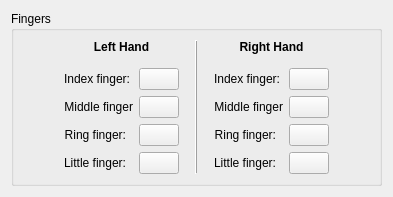
<?xml version="1.0" encoding="UTF-8"?>
<ui version="4.0">
 <class>ColorsConfigWidget</class>
 <widget class="QWidget" name="ColorsConfigWidget">
  <property name="geometry">
   <rect>
    <x>0</x>
    <y>0</y>
    <width>393</width>
    <height>192</height>
   </rect>
  </property>
  <property name="windowTitle">
   <string>Form</string>
  </property>
  <layout class="QVBoxLayout" name="verticalLayout_3">
   <item>
    <widget class="QGroupBox" name="fingersGroupBox">
     <property name="title">
      <string>Fingers</string>
     </property>
     <layout class="QHBoxLayout" name="horizontalLayout">
      <item>
       <spacer name="horizontalSpacer_6">
        <property name="orientation">
         <enum>Qt::Horizontal</enum>
        </property>
        <property name="sizeHint" stdset="0">
         <size>
          <width>0</width>
          <height>20</height>
         </size>
        </property>
       </spacer>
      </item>
      <item>
       <layout class="QVBoxLayout" name="verticalLayout">
        <item>
         <widget class="QLabel" name="leftHandLabel">
          <property name="font">
           <font>
            <weight>75</weight>
            <bold>true</bold>
           </font>
          </property>
          <property name="text">
           <string>Left Hand</string>
          </property>
          <property name="alignment">
           <set>Qt::AlignCenter</set>
          </property>
         </widget>
        </item>
        <item>
         <spacer name="verticalSpacer_2">
          <property name="orientation">
           <enum>Qt::Vertical</enum>
          </property>
          <property name="sizeType">
           <enum>QSizePolicy::Fixed</enum>
          </property>
          <property name="sizeHint" stdset="0">
           <size>
            <width>20</width>
            <height>8</height>
           </size>
          </property>
         </spacer>
        </item>
        <item>
         <layout class="QFormLayout" name="formLayout">
          <item row="0" column="0">
           <widget class="QLabel" name="fingerLabel3">
            <property name="text">
             <string>Index finger:</string>
            </property>
            <property name="alignment">
             <set>Qt::AlignRight|Qt::AlignTrailing|Qt::AlignVCenter</set>
            </property>
            <property name="buddy">
             <cstring>kcfg_FingerColor3</cstring>
            </property>
           </widget>
          </item>
          <item row="0" column="1">
           <widget class="KColorButton" name="kcfg_FingerColor3"/>
          </item>
          <item row="1" column="0">
           <widget class="QLabel" name="fingerLabel2">
            <property name="text">
             <string>Middle finger</string>
            </property>
            <property name="alignment">
             <set>Qt::AlignRight|Qt::AlignTrailing|Qt::AlignVCenter</set>
            </property>
            <property name="buddy">
             <cstring>kcfg_FingerColor2</cstring>
            </property>
           </widget>
          </item>
          <item row="1" column="1">
           <widget class="KColorButton" name="kcfg_FingerColor2"/>
          </item>
          <item row="2" column="0">
           <widget class="QLabel" name="fingerLabel1">
            <property name="text">
             <string>Ring finger:</string>
            </property>
            <property name="alignment">
             <set>Qt::AlignRight|Qt::AlignTrailing|Qt::AlignVCenter</set>
            </property>
            <property name="buddy">
             <cstring>kcfg_FingerColor1</cstring>
            </property>
           </widget>
          </item>
          <item row="2" column="1">
           <widget class="KColorButton" name="kcfg_FingerColor1"/>
          </item>
          <item row="3" column="0">
           <widget class="QLabel" name="fingerLabel0">
            <property name="text">
             <string>Little finger:</string>
            </property>
            <property name="alignment">
             <set>Qt::AlignRight|Qt::AlignTrailing|Qt::AlignVCenter</set>
            </property>
            <property name="buddy">
             <cstring>kcfg_FingerColor0</cstring>
            </property>
           </widget>
          </item>
          <item row="3" column="1">
           <widget class="KColorButton" name="kcfg_FingerColor0"/>
          </item>
         </layout>
        </item>
       </layout>
      </item>
      <item>
       <spacer name="horizontalSpacer_4">
        <property name="orientation">
         <enum>Qt::Horizontal</enum>
        </property>
        <property name="sizeType">
         <enum>QSizePolicy::Fixed</enum>
        </property>
        <property name="sizeHint" stdset="0">
         <size>
          <width>10</width>
          <height>20</height>
         </size>
        </property>
       </spacer>
      </item>
      <item>
       <widget class="QFrame" name="frame">
        <property name="frameShape">
         <enum>QFrame::VLine</enum>
        </property>
        <property name="frameShadow">
         <enum>QFrame::Raised</enum>
        </property>
       </widget>
      </item>
      <item>
       <spacer name="horizontalSpacer_5">
        <property name="orientation">
         <enum>Qt::Horizontal</enum>
        </property>
        <property name="sizeType">
         <enum>QSizePolicy::Fixed</enum>
        </property>
        <property name="sizeHint" stdset="0">
         <size>
          <width>10</width>
          <height>20</height>
         </size>
        </property>
       </spacer>
      </item>
      <item>
       <layout class="QVBoxLayout" name="verticalLayout_2">
        <item>
         <widget class="QLabel" name="rightHandLabel">
          <property name="font">
           <font>
            <weight>75</weight>
            <bold>true</bold>
           </font>
          </property>
          <property name="text">
           <string>Right Hand</string>
          </property>
          <property name="alignment">
           <set>Qt::AlignCenter</set>
          </property>
         </widget>
        </item>
        <item>
         <spacer name="verticalSpacer_3">
          <property name="orientation">
           <enum>Qt::Vertical</enum>
          </property>
          <property name="sizeType">
           <enum>QSizePolicy::Fixed</enum>
          </property>
          <property name="sizeHint" stdset="0">
           <size>
            <width>20</width>
            <height>8</height>
           </size>
          </property>
         </spacer>
        </item>
        <item>
         <layout class="QFormLayout" name="formLayout_2">
          <item row="0" column="0">
           <widget class="QLabel" name="fingerLabel4">
            <property name="text">
             <string>Index finger:</string>
            </property>
            <property name="alignment">
             <set>Qt::AlignRight|Qt::AlignTrailing|Qt::AlignVCenter</set>
            </property>
            <property name="buddy">
             <cstring>kcfg_FingerColor4</cstring>
            </property>
           </widget>
          </item>
          <item row="0" column="1">
           <widget class="KColorButton" name="kcfg_FingerColor4"/>
          </item>
          <item row="1" column="0">
           <widget class="QLabel" name="fingerLabel5">
            <property name="text">
             <string>Middle finger</string>
            </property>
            <property name="alignment">
             <set>Qt::AlignRight|Qt::AlignTrailing|Qt::AlignVCenter</set>
            </property>
            <property name="buddy">
             <cstring>kcfg_FingerColor5</cstring>
            </property>
           </widget>
          </item>
          <item row="1" column="1">
           <widget class="KColorButton" name="kcfg_FingerColor5"/>
          </item>
          <item row="2" column="0">
           <widget class="QLabel" name="fingerLabel6">
            <property name="text">
             <string>Ring finger:</string>
            </property>
            <property name="alignment">
             <set>Qt::AlignRight|Qt::AlignTrailing|Qt::AlignVCenter</set>
            </property>
            <property name="buddy">
             <cstring>kcfg_FingerColor6</cstring>
            </property>
           </widget>
          </item>
          <item row="2" column="1">
           <widget class="KColorButton" name="kcfg_FingerColor6"/>
          </item>
          <item row="3" column="0">
           <widget class="QLabel" name="fingerLabel7">
            <property name="text">
             <string>Little finger:</string>
            </property>
            <property name="alignment">
             <set>Qt::AlignRight|Qt::AlignTrailing|Qt::AlignVCenter</set>
            </property>
            <property name="buddy">
             <cstring>kcfg_FingerColor7</cstring>
            </property>
           </widget>
          </item>
          <item row="3" column="1">
           <widget class="KColorButton" name="kcfg_FingerColor7"/>
          </item>
         </layout>
        </item>
       </layout>
      </item>
      <item>
       <spacer name="horizontalSpacer_3">
        <property name="orientation">
         <enum>Qt::Horizontal</enum>
        </property>
        <property name="sizeHint" stdset="0">
         <size>
          <width>0</width>
          <height>20</height>
         </size>
        </property>
       </spacer>
      </item>
     </layout>
    </widget>
   </item>
   <item>
    <spacer name="verticalSpacer">
     <property name="orientation">
      <enum>Qt::Vertical</enum>
     </property>
     <property name="sizeHint" stdset="0">
      <size>
       <width>20</width>
       <height>44</height>
      </size>
     </property>
    </spacer>
   </item>
  </layout>
 </widget>
 <customwidgets>
  <customwidget>
   <class>KColorButton</class>
   <extends>QPushButton</extends>
   <header>kcolorbutton.h</header>
  </customwidget>
 </customwidgets>
 <resources/>
 <connections/>
</ui>
